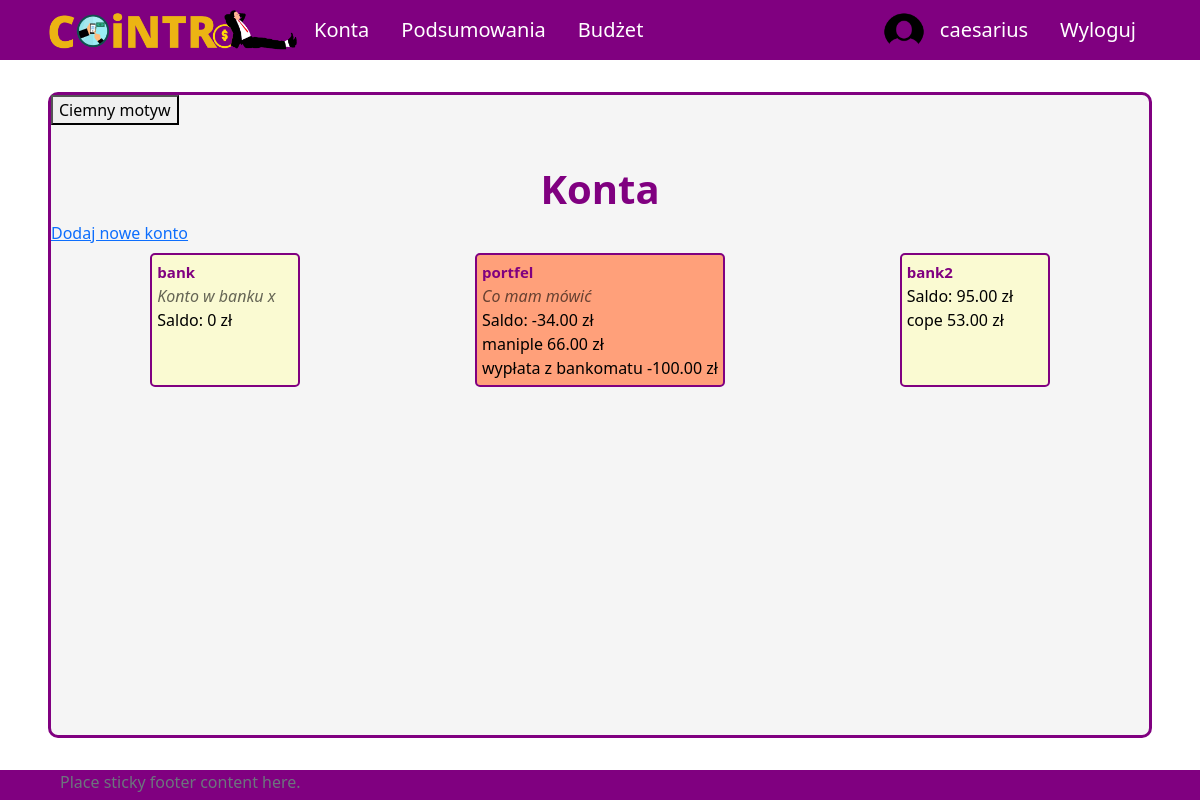
Page /all-accounts (signed in) on the committed database.
### aplication/models.py (models this page shows, shortened)
class Account(models.Model):
    owner = models.ForeignKey(Profile, null=True, blank=True, on_delete=models.CASCADE)
    name = models.CharField(max_length=30)
    is_shared = models.BooleanField(default=False)
    description = models.CharField(max_length=100, null=True, blank=True)
    id = models.UUIDField(default=uuid.uuid4, unique=True,
                            primary_key=True, editable=False)
    def __str__(self):
        return self.name
    def calculate_balance(self):
        balance = 0
        transactions = Transaction.objects.filter(id_account=self)
        for transaction in transactions:
            balance += transaction.converted_amount
        return balance
    def transactions(self):
        return Transaction.objects.filter(id_account=self).order_by('-transaction_date')
    def print_description(self):
        if self.description!=None:
            return self.description
        else:
            return ""

class Transaction(models.Model):
    id_account = models.ForeignKey(Account, on_delete=models.CASCADE)
    id_user = models.ForeignKey(Profile, on_delete=models.SET_NULL, null=True) #konto z którego dokonano transakcji zostało usunięte ale transakcja ma pozostać
    id_subcategory = models.ForeignKey(Subcategory, on_delete=models.SET_NULL, null=True) #umozliwienie usuniecia kategorii i podkategorii bez usuniecia transakcji
    name = models.CharField(max_length=50)
    is_periodic = models.BooleanField(default=False)
    amount = models.DecimalField(max_digits=10, decimal_places=2)
    converted_amount = models.DecimalField(max_digits=10, decimal_places=2)
    transaction_date = models.DateField()
    description = models.CharField(max_length=255, blank=True, null=True)
    id = models.UUIDField(default=uuid.uuid4, unique=True,
                            primary_key=True, editable=False)

### aplication/views.py (the view)
# urls.py: path('all-accounts', allAccounts, name='all-accounts'),
@login_required(login_url='login')
def allAccounts(request):
    accounts = Account.objects.all()
    user_accounts = accounts.filter(owner=request.user.profile)
    context = {'accounts': user_accounts}
    return render(request, 'application/all-accounts.html', context)

### templates/application/all-accounts.html (shortened to what this page needs)
{% extends 'application/base.html' %}
{% block content %}
    <div class="title">
        <h1>Konta</h1>
    </div>
    <a href={% url 'create-account' %}>Dodaj nowe konto</a>
    <div class="content tiles" id="all-accounts">
        {% for acc in accounts %}
            <div class="account">
                <span class="name"><a href={% url 'account' pk=acc.id %}>{{ acc }}</a></span>
                <span class="account-description">{{ acc.print_description }}</span>
                <span class="balance">Saldo: {{ acc.calculate_balance }} zł</span>
                {% for tr in acc.transactions %}
                    <div class="transaction">
                        <span class="name">{{ tr.name }}</span>
                        <span class="amount">{{ tr.amount }} zł</span>
                    </div>
                {% endfor %}
            </div>
        {% endfor %}
    </div>
{% endblock %}

### templates/application/base.html (shortened to what this page needs)
{%load static%}
<!DOCTYPE html>
<html lang="pl">
<head>
    <link href="https://cdn.jsdelivr.net/npm/bootstrap@5.2.2/dist/css/bootstrap.min.css" rel="stylesheet">
    <link rel="stylesheet" type="text/css" href="{% static 'css/style.css' %}">
</head>
<body onload="checkColorMode()">
    <nav class="nav">
        {% if user.is_authenticated %}
        <ul class="nav justify-content-start">
            <li class="nav-item"><a id="logo-link" class="nav-link" href="{% url 'home' %}">
                <img onmouseover="logoHover()" onmouseout="logoOut()" id="app-logo" src="{% static 'images/logo.png' %}">
            </a>
            <li class="nav-item"><a class="nav-link" href="{% url 'all-accounts' %}">Konta</a></li>
            <li class="nav-item"><a class="nav-link" href="#">Podsumowania</a></li>
            <li class="nav-item"><a class="nav-link" href="#">Budżet</a></li>
        </ul>
        <ul class="nav justify-content-end">
            <img src="{% static 'images/circle_user_image.png' %}", style="border-radius: 50%; width: 40px;">
            <li class="nav-item"><a class="nav-link" href="{% url 'profile' %}">{{ user.username }}</a></li>
            <li class="nav-item"><a class="nav-link" href="{% url 'logout' %}">Wyloguj</a></li>
        </ul>
        {% endif %}
    </nav>
    <div id = "site-content">
        <button onclick="darkMode()" id="dark-mode-button">Ciemny motyw</button>
        {% block content %}
        {% endblock %}
    </div>
    <footer class="footer">
        <div class="container">
            <span class="text-muted">Place sticky footer content here.</span>
        </div>
    </footer>
</body>
</html>

### aplication/static/css/style.css (style rules this page uses)
body { background-color: white; color: black; }
a.nav-link { color: white; font-size: 20px; }
ul.nav { align-items: center; }
nav.nav { height: 60px; background-color: purple; justify-content: space-between; padding-left: 4vw; padding-right: 4vw; }
#logo-link { padding: 0; }
#app-logo { width: 250px; }
#site-content { min-height: calc(100vh - 60px - 8vh - 30px); margin-top: 4vh; margin-bottom: 4vh; margin-left: 4vw; margin-right: 4vw; border: 3px solid purple; border-radius: 10px; background-color: whitesmoke; }
div.title { padding-top: 5vh; display: flex; align-items: center; flex-direction: column; }
div.title h1 { color: purple; font-size: 40px; font-weight: bold; }
div.content { padding-left: 1vw; padding-right: 1vw; }
div.tiles { display: flex; flex-wrap: wrap; justify-content: space-around; }
div.account { margin-top: 1vh; margin-bottom: 1vh; margin-left: 1vw; margin-right: 1vw; padding: 5px; border: 2px solid purple; border-radius: 5px; background-color: lightgoldenrodyellow; min-width: 150px; display: flex; flex-direction: column; }
div.account:nth-child(even) { background-color: lightsalmon; }
div.account > span.name > a { font-weight: bold; font-size: 15px; color: purple; text-decoration: none; }
div.account > span.account-description { font-style: italic; color: rgba(0, 0, 0, 0.6); }
footer { height: 30px; background-color: purple; justify-content: space-between; padding-left: 4vw; padding-right: 4vw; }

### rows in the picture
Account: name "bank", print_description "Konto w banku x", calculate_balance "0"
Account: name "portfel", print_description "Co mam mówić", calculate_balance "-34.00"
Transaction: name "maniple", amount "66.00"
Transaction: name "wypłata z bankomatu", amount "-100.00"
Account: name "bank2", calculate_balance "95.00"
Transaction: name "cope", amount "53.00"

### other values in the picture
{{ user.username }} "caesarius"
